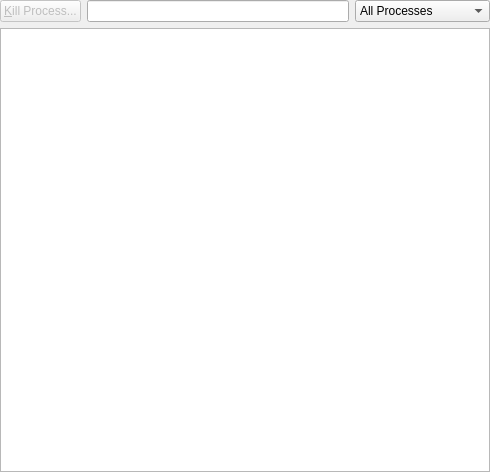
<?xml version="1.0" encoding="UTF-8"?>
<ui version="4.0">
 <class>ProcessWidget</class>
 <widget class="QWidget" name="ProcessWidget">
  <property name="geometry">
   <rect>
    <x>0</x>
    <y>0</y>
    <width>490</width>
    <height>472</height>
   </rect>
  </property>
  <layout class="QVBoxLayout">
   <property name="margin">
    <number>0</number>
   </property>
   <item>
    <layout class="QHBoxLayout">
     <item>
      <widget class="QPushButton" name="btnKillProcess">
       <property name="enabled">
        <bool>false</bool>
       </property>
       <property name="sizePolicy">
        <sizepolicy hsizetype="Fixed" vsizetype="Fixed">
         <horstretch>0</horstretch>
         <verstretch>0</verstretch>
        </sizepolicy>
       </property>
       <property name="toolTip">
        <string>Send a SIGTERM signal to the selected process.
See What's This for more information.
Right click on a process to send other signals.</string>
       </property>
       <property name="whatsThis">
        <string>&lt;!DOCTYPE HTML PUBLIC &quot;-//W3C//DTD HTML 4.0//EN&quot; &quot;http://www.w3.org/TR/REC-html40/strict.dtd&quot;&gt;
&lt;html&gt;&lt;head&gt;&lt;meta name=&quot;qrichtext&quot; content=&quot;1&quot; /&gt;&lt;style type=&quot;text/css&quot;&gt;
p, li { white-space: pre-wrap; }
&lt;/style&gt;&lt;/head&gt;&lt;body style=&quot; font-family:'DejaVu Sans'; font-size:8pt; font-weight:400; font-style:normal;&quot;&gt;
&lt;p style=&quot; margin-top:0px; margin-bottom:0px; margin-left:0px; margin-right:0px; -qt-block-indent:0; text-indent:0px;&quot;&gt;Attempt to kill the currently selected process by sending it the SIGTERM signal.&lt;/p&gt;
&lt;p style=&quot; margin-top:12px; margin-bottom:12px; margin-left:0px; margin-right:0px; -qt-block-indent:0; text-indent:0px;&quot;&gt;&lt;span style=&quot; font-style:italic;&quot;&gt;Technical information: &lt;/span&gt;&lt;br /&gt;The SIGTERM signal is sent to the given process. If there are insufficient privillages to do so, by default a password is requested.&lt;br /&gt;By running the program &lt;span style=&quot; font-family:'Courier New,courier';&quot;&gt;polkit-kde-authorization&lt;/span&gt; you can give certain (or all) users permission to kill any process, without requiring a password. &lt;/p&gt;&lt;/body&gt;&lt;/html&gt;</string>
       </property>
       <property name="text">
        <string>&amp;Kill Process...</string>
       </property>
       <property name="flat">
        <bool>false</bool>
       </property>
      </widget>
     </item>
     <item>
      <widget class="KLineEdit" name="txtFilter">
       <property name="whatsThis">
        <string>Filter which processes are shown by the text given here.  The text can be a partial string match of the Name, Command or Window Title of the process.  It can also be a Username or a Process ID number.&lt;p&gt;
For example:

&lt;table&gt;
&lt;tr&gt;&lt;th&gt;ksys&lt;/th&gt;&lt;td&gt;Show processes containing &quot;&lt;b&gt;ksys&lt;/b&gt;&quot; in the name, for example the processes &quot;&lt;i&gt;ksysguard&lt;/i&gt;&quot; and &quot;&lt;i&gt;ksysguardd&lt;/i&gt;&quot;.&lt;td&gt;&lt;/tr&gt;
&lt;tr&gt;&lt;th&gt;root&lt;/th&gt;&lt;td&gt;Show processes owned by &lt;b&gt;root&lt;/b&gt;.  For example &lt;i&gt;init&lt;/i&gt;&lt;/td&gt;&lt;/tr&gt;
&lt;tr&gt;&lt;th&gt;1234&lt;/th&gt;&lt;td&gt;Show the processes with the PID or Parent PID of &lt;b&gt;1234&lt;/b&gt;.&lt;/td&gt;&lt;/th&gt;&lt;/tr&gt;
&lt;/table&gt;
</string>
       </property>
       <property name="urlDropsEnabled">
        <bool>false</bool>
       </property>
       <property name="clickMessage">
        <string>Quick search</string>
       </property>
       <property name="showClearButton" stdset="0">
        <bool>true</bool>
       </property>
      </widget>
     </item>
     <item>
      <widget class="QComboBox" name="cmbFilter">
       <property name="sizePolicy">
        <sizepolicy hsizetype="Fixed" vsizetype="Fixed">
         <horstretch>0</horstretch>
         <verstretch>0</verstretch>
        </sizepolicy>
       </property>
       <property name="whatsThis">
        <string>&lt;qt&gt;Change which processes are shown, and how they are shown.  The processes can be further filtered by using the Quick Search text filter.&lt;p&gt;
&lt;table&gt;
&lt;tr&gt;&lt;td&gt;All Processes&lt;/td&gt;&lt;td&gt;Show all the processes on the system.&lt;/td&gt;&lt;/tr&gt;
&lt;tr&gt;&lt;td&gt;All Processes, tree&lt;/td&gt;&lt;td&gt;Show all the processes on the system, in a hierarchical manner using the parent PID information.&lt;/td&gt;&lt;/tr&gt;
&lt;tr&gt;&lt;td&gt;System Processes&lt;/td&gt;&lt;td&gt;Show processes running as root and as a user who cannot login.&lt;/td&gt;&lt;/tr&gt;
&lt;tr&gt;&lt;td&gt;User Processes&lt;/td&gt;&lt;td&gt;Show processes running as a non-root user who can login.&lt;/td&gt;&lt;/tr&gt;
&lt;tr&gt;&lt;td&gt;Own Processes&lt;/td&gt;&lt;td&gt;Show processes owned by the same user that this process is owned by.&lt;/td&gt;&lt;/tr&gt;
&lt;tr&gt;&lt;td&gt;Programs Only&lt;/td&gt;&lt;td&gt;Show processes which are running as a user who can login and are either attached to a TTY or have at least one X11 Window.&lt;/td&gt;&lt;/tr&gt;
&lt;/table&gt;
&lt;p&gt;
&lt;i&gt;Technical Information:&lt;/i&gt;&lt;br&gt;
Processes with multiple threads are just shown as a single process, and not treated any differently.&lt;br&gt;
Kernel threads are shown as normal processes, but are actually running inside the kernel and are not real processes.  As such, many of the fields (such as Username) do not apply.
</string>
       </property>
       <property name="maxCount">
        <number>10</number>
       </property>
       <property name="sizeAdjustPolicy">
        <enum>QComboBox::AdjustToContentsOnFirstShow</enum>
       </property>
       <item>
        <property name="text">
         <string>All Processes</string>
        </property>
       </item>
       <item>
        <property name="text">
         <string>All Processes, Tree</string>
        </property>
       </item>
       <item>
        <property name="text">
         <string>System Processes</string>
        </property>
       </item>
       <item>
        <property name="text">
         <string>User Processes</string>
        </property>
       </item>
       <item>
        <property name="text">
         <string>Own Processes</string>
        </property>
       </item>
       <item>
        <property name="text">
         <string>Programs Only</string>
        </property>
       </item>
      </widget>
     </item>
    </layout>
   </item>
   <item>
    <widget class="QTreeView" name="treeView">
     <property name="editTriggers">
      <set>QAbstractItemView::NoEditTriggers</set>
     </property>
     <property name="alternatingRowColors">
      <bool>true</bool>
     </property>
     <property name="selectionMode">
      <enum>QAbstractItemView::ExtendedSelection</enum>
     </property>
     <property name="selectionBehavior">
      <enum>QAbstractItemView::SelectRows</enum>
     </property>
     <property name="rootIsDecorated">
      <bool>false</bool>
     </property>
     <property name="uniformRowHeights">
      <bool>true</bool>
     </property>
     <property name="itemsExpandable">
      <bool>true</bool>
     </property>
     <property name="sortingEnabled">
      <bool>true</bool>
     </property>
     <property name="animated">
      <bool>false</bool>
     </property>
     <property name="allColumnsShowFocus">
      <bool>true</bool>
     </property>
    </widget>
   </item>
  </layout>
 </widget>
 <customwidgets>
  <customwidget>
   <class>KLineEdit</class>
   <extends>QLineEdit</extends>
   <header>klineedit.h</header>
  </customwidget>
 </customwidgets>
 <resources/>
 <connections/>
</ui>
